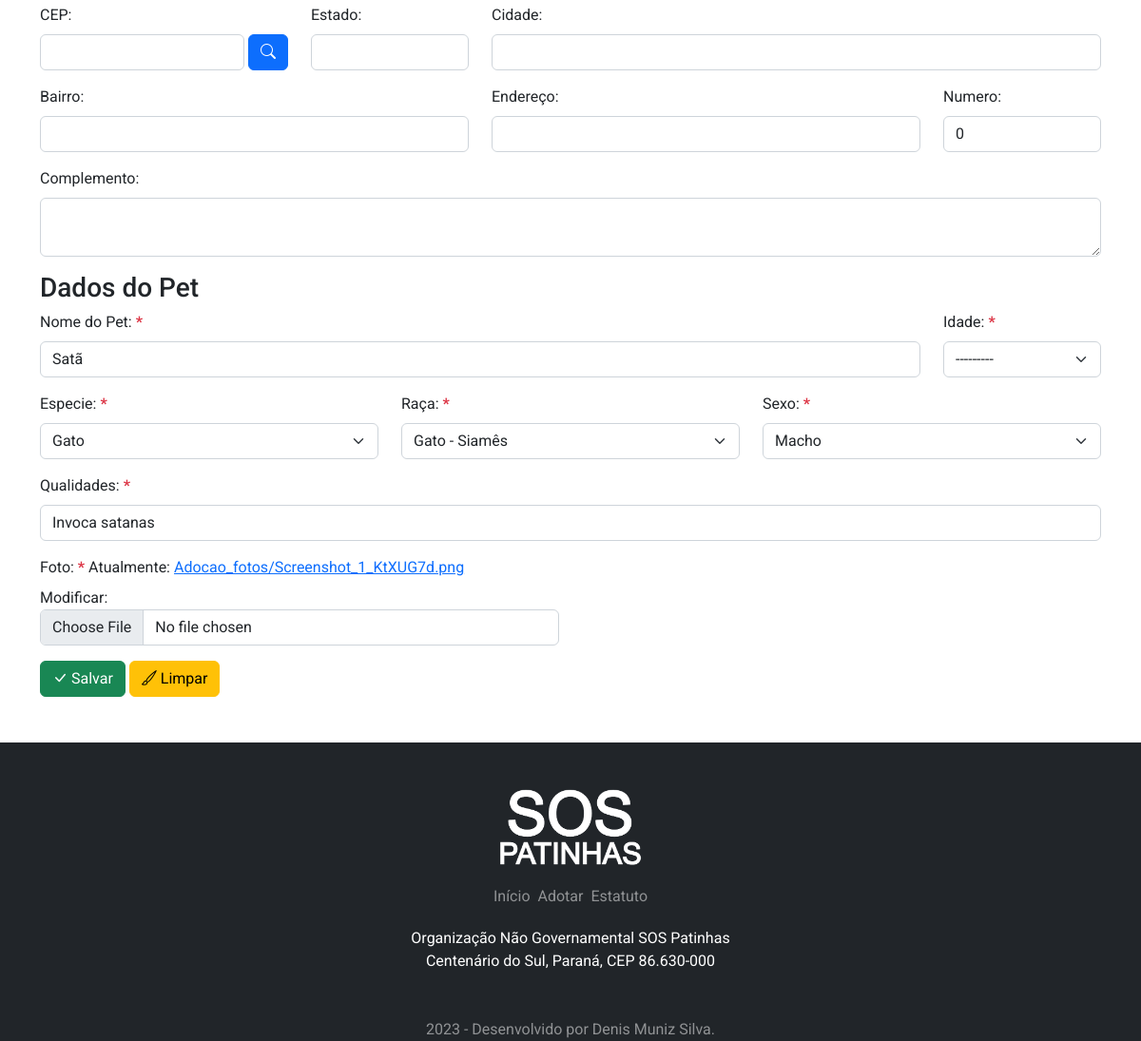
The page /adocao/edit/1 (signed in, lower part) on the database as committed earlier.
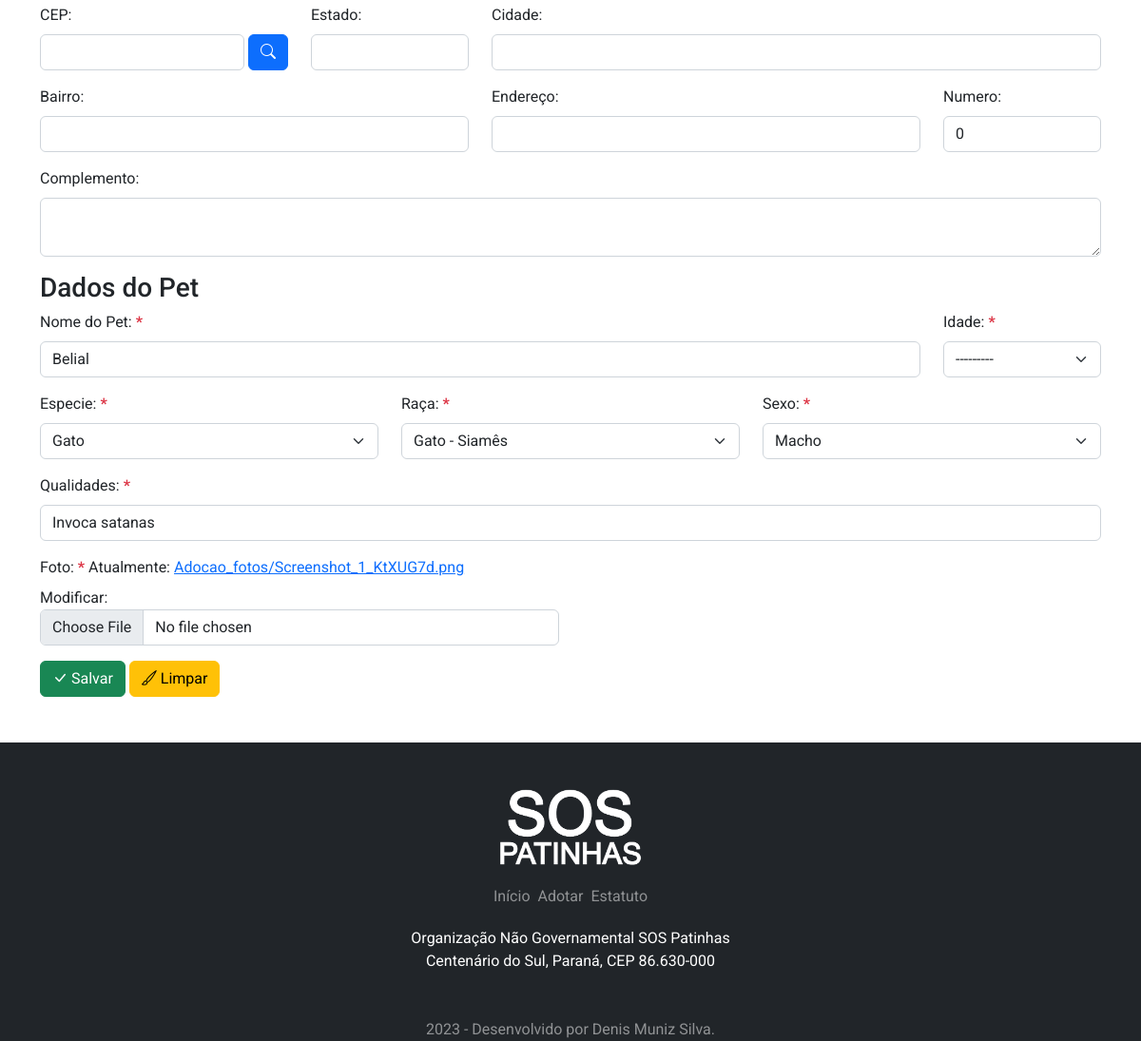
The same page on the database as committed later.
### pet/models.py (models this page shows, shortened)
class Adocao(models.Model):
    VAR_SEXO = [
        ('Indefinido', 'Indefinido'),
        ('Macho', 'Macho'),
        ('Fêmea', 'Fêmea'),
    ]
    VAR_STATUS = [
        ('d', 'Disponível'),
        ('a', 'Adotado'),
        ('c', 'Adoção Cancelada'),
    ]
    VAR_IDADE = [
        ('Desconhecida', 'Desconhecida'),
        ('01 Mês', '01 Mês'),
        ('02 Mêses', '02 Mêses'),
        ('03 Mêses', '03 Mêses'),
        ('04 Mêses', '04 Mêses'),
        ('05 Mêses', '05 Mêses'),
        ('06 Mêses', '06 Mêses'),
        ('07 Mêses', '07 Mêses'),
        ('08 Mêses', '08 Mêses'),
        ('09 Mêses', '09 Mêses'),
        ('10 Mêses', '10 Mêses'),
        ('11 Mêses', '11 Mêses'),
        ('01 Ano', '01 Ano'),
        ('02 Anos', '02 Anos'),
        ('03 Anos', '03 Anos'),
        ('04 Anos', '04 Anos'),
        ('05 Anos', '05 Anos'),
        ('06 Anos', '06 Anos'),
        ('07 Anos', '07 Anos'),
        ('08 Anos', '08 Anos'),
        ('09 Anos', '09 Anos'),
        ('10 Anos', '10 Anos'),
        ('11 Anos', '11 Anos'),
        ('12 Anos', '12 Anos'),
        ('13 Anos', '13 Anos'),
        ('14 Anos', '14 Anos'),
        ('15 Anos', '15 Anos'),
        ('16 Anos', '16 Anos'),
        ('17 Anos', '17 Anos'),
        ('18 Anos', '18 Anos'),
        ('19 Anos', '19 Anos'),
        ('20 Anos', '20 Anos'),
        ('21 Anos', '21 Anos'),
        ('22 Anos', '22 Anos'),
        ('23 Anos', '23 Anos'),
        ('24 Anos', '24 Anos'),
        ('25 Anos', '25 Anos'),
        ('26 Anos', '26 Anos'),
        ('27 Anos', '27 Anos'),
        ('28 Anos', '28 Anos'),
        ('29 Anos', '29 Anos'),
        ('30 Anos', '30 Anos'),
    ]
    cadastrado_em = models.DateTimeField(auto_now_add=True)
    cadastrado_por = models.ForeignKey(User, on_delete=models.PROTECT, verbose_name='Cadastrante')
    nome_dono = models.CharField(
        max_length=200, verbose_name='Nome Completo do Dono')
    email_1 = models.CharField(
        max_length=150, verbose_name='E-mail 01', null=True, blank=True)
    email_2 = models.CharField(
        max_length=150, verbose_name='E-mail 02', null=True, blank=True)
    fone_1 = models.CharField(max_length=15, verbose_name='Fone 01')
    fone_2 = models.CharField(
        max_length=15, verbose_name='Fone 02', null=True, blank=True)
    fone_3 = models.CharField(
        max_length=15, verbose_name='Fone 03', null=True, blank=True)
    obs = models.TextField(
        max_length=2000, verbose_name='Observações', null=True, blank=True)
    cep = models.CharField(
        max_length=8, verbose_name='CEP', null=True, blank=True)
    estado = models.CharField(
        max_length=2, verbose_name='Estado', null=True, blank=True)
    cidade = models.CharField(
        max_length=200, verbose_name='Cidade', null=True, blank=True)
    bairro = models.CharField(
        max_length=200, verbose_name='Bairro', null=True, blank=True)
    endereco = models.CharField(
        max_length=250, verbose_name='Endereço', null=True, blank=True)
    numero = models.IntegerField(
        default=0, verbose_name='Número', null=True, blank=True)
    complemento = models.TextField(
        max_length=2000, verbose_name='Complemento', null=True, blank=True)
    nome_pet = models.CharField(max_length=200, verbose_name='Nome do Pet')
    idade = models.CharField(max_length=15, choices=VAR_IDADE)
    especie = models.ForeignKey(
        Especie, on_delete=models.PROTECT, verbose_name='Especie')
    raca = models.ForeignKey(
        Raca, on_delete=models.PROTECT, verbose_name='Raça')
    sexo = models.CharField(max_length=10, choices=VAR_SEXO)
    qualidades = models.CharField(max_length=2000, verbose_name='Qualidades')
    img = models.ImageField(upload_to='Adocao_fotos/', verbose_name='Foto')
    status = models.CharField(max_length=1, choices=VAR_STATUS)

### pet/views.py (the view)
# urls.py: path('adocao/edit/<int:pk>', PaginaCadastroAdotarEdit.as_view(), name='edit-pet'),
class PaginaCadastroAdotarEdit(LoginRequiredMixin, UpdateView):
    login_url = reverse_lazy('login')
    model = Adocao
    fields = [
        'nome_dono',
        'email_1',
        'email_2',
        'fone_1',
        'fone_2',
        'fone_3',
        'obs',
        'cep',
        'estado',
        'cidade',
        'bairro',
        'endereco',
        'numero',
        'complemento',
        'nome_pet',
        'idade',
        'especie',
        'raca',
        'sexo',
        'qualidades',
        'img',
        'status',
    ]
    template_name = 'pet/divulgar_cadastro.html'
    success_url = reverse_lazy('lista-pet')

### pet/models.py (called while the page is built)
    def __str__(self):
        return f"{self.nome}"

    def __str__(self):
        return f"{self.especie.nome} - {self.raca}"

### pet/templates/pet/divulgar_cadastro.html (shortened to what this page needs)
{% extends 'base.html' %}
{% load static %}
{% load widget_tweaks %}
{% block pagina %}
<div class="container py-5">
    <form enctype="multipart/form-data" method="post">
        <div class="row">
            <div class="col-sm-6 col-md-3 mb-3">
                <label for="div-cep" class="form-label d-block">CEP:</label>
                <div id="div-cep" class="d-inline-flex w-100">
                    {{ form.cep|add_class:"form-control" }}
                    <button type="button" onclick="pesquisacep(id_cep.value);" class="btn btn-primary ms-1">
                        <i class="bi bi-search" id="lupacep"></i>
                    </button>
                </div>
            </div>
            <div class="col-sm-6 col-md-2 mb-3">
                <label for="id_estado" class="form-label">Estado:</label>
                {{ form.estado|add_class:"form-control" }}
            </div>
            <div class="col-sm-12 col-md-7 mb-3">
                <label for="id_cidade" class="form-label">Cidade:</label>
                {{ form.cidade|add_class:"form-control" }}
            </div>
            <div class="col-sm-12 col-md-5 mb-3">
                <label for="id_bairro" class="form-label">Bairro:</label>
                {{ form.bairro|add_class:"form-control" }}
            </div>
            <div class="col-sm-12 col-md-5 mb-3">
                <label for="id_rua" class="form-label">Endereço:</label>
                {{ form.endereco|add_class:"form-control" }}
            </div>
            <div class="col-sm-12 col-md-2 mb-3">
                <label for="id_numero" class="form-label">Numero:</label>
                {{ form.numero |add_class:"form-control" }}
            </div>
            <div class="col-sm-12 col-md-12 mb-3">
                <label for="id_complemento" class="form-label">Complemento:</label>
                {% render_field form.complemento class="form-control" rows="2" %}
            </div>
        </div>
        <h3>Dados do Pet</h3>
        <div class="row">
            <div class="col-sm-12 col-md-10 mb-3">
                <label for="id_nome_pet" class="form-label">Nome do Pet: <span class="text-danger"><b>*</b></span></label>
                {{ form.nome_pet |add_class:"form-control" }}
            </div>
            <div class="col-sm-12 col-md-2 mb-3">
                <label for="id_idade" class="form-label">Idade: <span class="text-danger"><b>*</b></span></label>
                {{ form.idade |add_class:"form-select" }}
            </div>
            <div class="col-sm-12 col-md-4 mb-3">
                <label for="id_especie" class="form-label">Especie: <span class="text-danger"><b>*</b></span></label>
                {{ form.especie |add_class:"form-select" }}
            </div>
            <div class="col-sm-12 col-md-4 mb-3">
                <label for="id_raca" class="form-label">Raça: <span class="text-danger"><b>*</b></span></label>
                {{ form.raca |add_class:"form-select" }}
            </div>
            <div class="col-sm-12 col-md-4 mb-3">
                <label for="id_sexo" class="form-label">Sexo: <span class="text-danger"><b>*</b></span></label>
                {{ form.sexo |add_class:"form-select" }}
            </div>
            <div class="col-sm-12 col-md-12 mb-3">
                <label for="id_qualidades" class="form-label">Qualidades: <span class="text-danger"><b>*</b></span></label>
                {{ form.qualidades |add_class:"form-control" }}
            </div>
            <div class="col-sm-12 col-md-6 mb-3">
                <label for="id_img" class="form-label">Foto: <span class="text-danger"><b>*</b></span></label>
                {{ form.img |add_class:"form-control" }}
            </div>
        </div>
        <div>
            <button type="submit" class="btn btn-success"><i class="bi bi-check-lg me-1"></i>Salvar</button>
            <button type="reset" class="btn btn-warning"><i class="bi bi-brush me-1"></i>Limpar</button>
        </div>
    </form>
</div>
{% endblock %}

Rows that differ between the two databases and show on the page:
changed Adocao "Gato": nome_pet "Satã" → "Belial"
